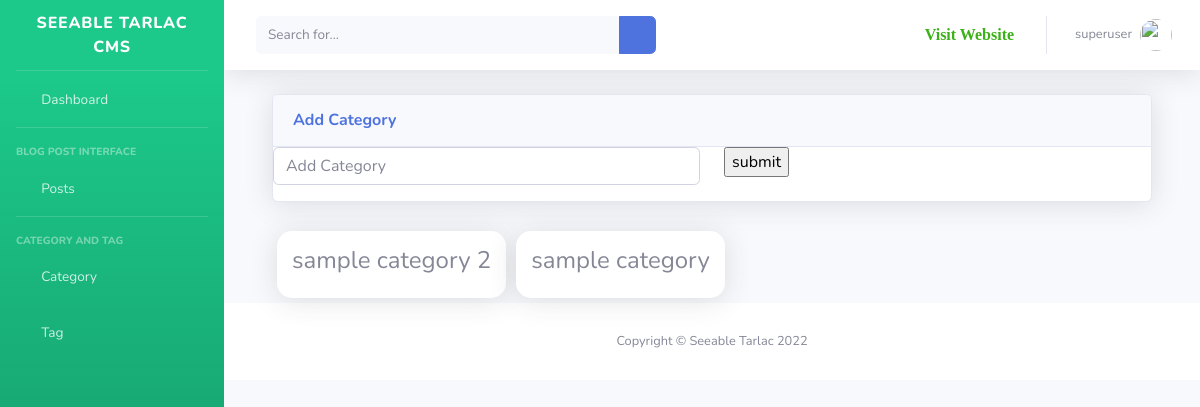
Page /dashboard/category/ (signed in) on the earlier database version.
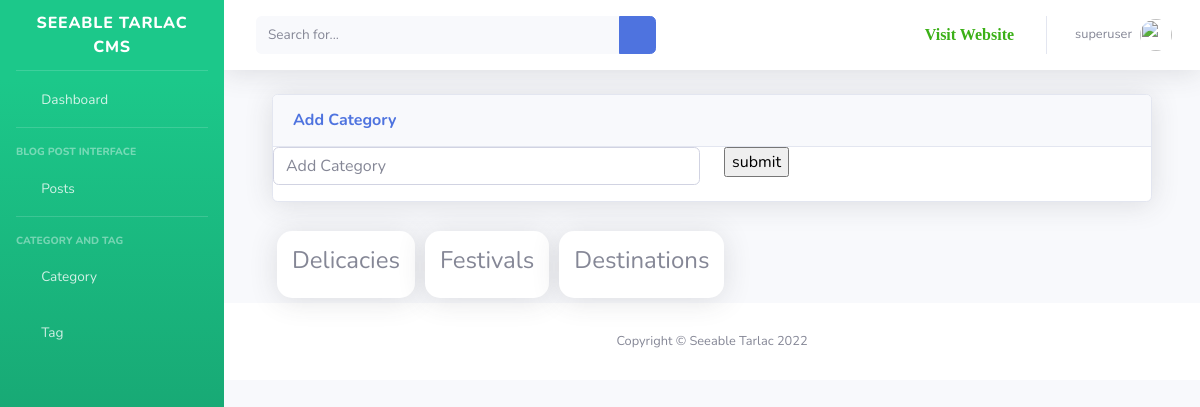
Same page on the later database version.
### dashboard/models.py (models this page shows, shortened)
class Author(models.Model):
    author = models.OneToOneField(User, on_delete= models.CASCADE)
    email = models.EmailField(unique=True, blank=True, null=True)
    first_name = models.CharField(max_length=100, null=True, blank=True, verbose_name='First Name')
    last_name = models.CharField(max_length=100, null=True, blank=True,verbose_name='Last Name')
    designation = models.CharField(max_length=10, null=True)
    author_image = models.ImageField(upload_to='author/',verbose_name='Author Profile Image',blank=True, null=True)
    auth_status = models.CharField(max_length=100, null=True)
    class Meta:
        verbose_name_plural = 'Author'

### blog/models.py (models this page shows)
class Catagory(models.Model):
    name = models.CharField(max_length=200, null=True)
    slug = models.SlugField(null=True)
    image = models.CharField(max_length=300, null=True, blank=True )
    description = models.CharField(max_length=500, null=True,blank=True, verbose_name='Description')
    class Meta:
        verbose_name_plural = 'Catagory'
    def __str__(self):
        return str(self.name)

### dashboard/views.py (the view)
# urls.py: path('category/', views.CatagoryFunction.as_view(), name='category'),
class CatagoryFunction(View):
    @method_decorator(login_required(login_url='login'))
    def dispatch(self,request,*args,**kwargs):
        return super().dispatch(request,*args,**kwargs)
    def get(self, request,*args,**kwargs):
        catagory_obj = Catagory.objects.all().order_by('-id')
        context ={
            'catagory':catagory_obj
        }
        return render(request,'dashboard/catagory/catagory.html', context)

### blog/context_processors.py (called while the page is built)
def globalVariable(request):
    category = Catagory.objects.all()\
        .annotate(post_count=Count('blog'))\
        .filter(blog__isnull=False)\
        .order_by('-post_count')[:4]
    category_count = category.count()
    context = {
        'category':category,
        'cat_count':category_count
        }
    return context

### templates/dashboard/catagory/catagory.html (shortened to what this page needs)
{% extends 'dashboard/base/base.html' %}
{% block body %}
<div class="container-fluid">
    <div class="card shadow mb-4">
        <div class="card-header py-3">
            <h6 class="m-0 font-weight-bold text-primary">Add Category</h6>
        </div>
    <form action="{% url 'add_category' %}" method="POST">
        <div class="row">
            <div class="col">
                <div class="form-group">
                <input type="text" class="form-control" placeholder="Add Category" name="catagory">
                </div>
            </div>
            <div class="col">
                <input type="submit" value="submit">
            </div>
        </div>
    </form>
</div>
    <div class="category_wrap">
        {% for cat in catagory %}
        <div class="category">
            <h4>{{cat}}</h4>
        </div>
        {% endfor %}
    </div>
</div>
{% endblock %}

### templates/dashboard/base/base.html (shortened to what this page needs)
<!DOCTYPE html>
<html lang="en">
    {% load static %}
    {% load humanize %}
<head>
    {% load static %}
    <link href="{% static  'vendor/fontawesome-free/css/all.min.css' %}" rel="stylesheet" type="text/css">
    <link href="{% static 'css/sb-admin-2.min.css' %}" rel="stylesheet">
</head>
<body id="page-top">
    <div id="wrapper">
        <ul class="navbar-nav bg-gradient-success sidebar sidebar-dark accordion" id="accordionSidebar">
            <a class="sidebar-brand d-flex align-items-center justify-content-center" href="{% url 'dashboard' %}">
                <div class="sidebar-brand-text mx-3">Seeable Tarlac CMS</div>
            </a>
            <hr class="sidebar-divider my-0">
            {%  url 'dashboard' as url %}
            <li class="nav-item {% if request.path == url %} active {% endif %}">
                <a class="nav-link" href="{{ url }}">
                    <i class="fas fa-fw fa-tachometer-alt"></i>
                    <span>Dashboard</span></a>
            </li>
            <hr class="sidebar-divider">
            <div class="sidebar-heading">
                Blog Post Interface
            </div>
            <li class="nav-item">
                <a class="nav-link collapsed" href="#" data-toggle="collapse" data-target="#collapseTwo"
                    aria-expanded="true" aria-controls="collapseTwo">
                    <i class="fas fa-fw fa-cog"></i>
                    <span> Posts </span>
                </a>
            </li>
            <hr class="sidebar-divider">
            <div class="sidebar-heading">
                Category and Tag
            </div>
            <li class="nav-item">
                <a class="nav-link" href="{% url 'category' %}">
                    <i class="fas fa-fw fa-chart-area"></i>
                    <span>Category</span></a>
            </li>
            <li class="nav-item">
                <a class="nav-link" href="{% url 'tag' %}">
                    <i class="fas fa-fw fa-chart-area"></i>
                    <span>Tag</span></a>
            </li>
        </ul>
        <div id="content-wrapper" class="d-flex flex-column">
            <div id="content">
                <nav class="navbar navbar-expand navbar-light bg-white topbar mb-4 static-top shadow">
                    <form
                        class="d-none d-sm-inline-block form-inline mr-auto ml-md-3 my-2 my-md-0 mw-100 navbar-search">
                        <div class="input-group">
                            <input type="text" class="form-control bg-light border-0 small" placeholder="Search for..."
                                aria-label="Search" aria-describedby="basic-addon2">
                            <div class="input-group-append">
                                <button class="btn btn-primary" type="button">
                                    <i class="fas fa-search fa-sm"></i>
                                </button>
                            </div>
                        </div>
                    </form>
                    <ul class="navbar-nav ml-auto">
                        <li class="nav-item mx-1"> <a class="nav-link" style="color:rgb(59, 176, 23)" href="{% url 'home' %}" target="_blank"> <i class="fa fa-link"> Visit Website</i> </a></li>
                        <li class="nav-item dropdown no-arrow">
                            <a class="nav-link dropdown-toggle" href="#" id="userDropdown" role="button"
                                data-toggle="dropdown" aria-haspopup="true" aria-expanded="false">
                                <span class="mr-2 d-none d-lg-inline text-gray-600 small">{{ user.author.author.username }}</span>
                                {% if user.author.author_image %}
                                <img class="img-profile rounded-circle"
                                    src="{{ user.author.author_image.url }}">
                                {% else %}
                                <img class="img-profile rounded-circle" src="https://www.pngarts.com/files/11/Avatar-PNG-Transparent-Image.png" alt="">
                                {% endif %}
                            </a>
                        </li>
                    </ul>
                </nav>
                <div class="container-fluid">
                {% block body %}{% endblock %}
            </div>
            <footer class="sticky-footer bg-white" style="bottom: 0;">
                <div class="container my-auto">
                    <div class="copyright text-center my-auto">
                        <span>Copyright &copy; Seeable Tarlac 2022</span>
                    </div>
                </div>
            </footer>
        </div>
    </div>
</body>
</html>

Differences in the rows shown:
removed Catagory: name "sample category 2"
removed Catagory: name "sample category"
added Catagory: name "Delicacies"
added Catagory: name "Festivals"
added Catagory: name "Destinations"
